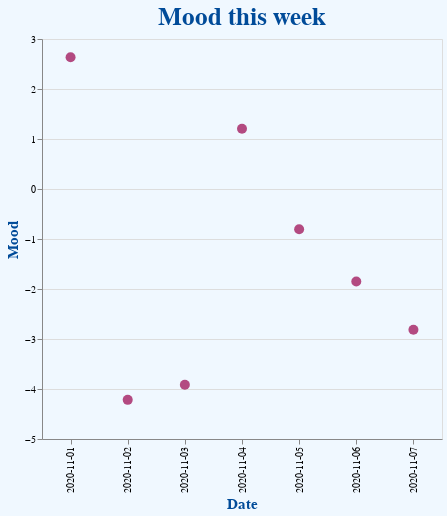

Notebook code cell kept with this figure:
### Code cell
alt.Chart(mood_df,title="Mood this week").mark_circle(size=100,color=mark_col).encode(
    x=alt.X('short_date',title='Date'), #change the axis title
    y=alt.Y('mood1',title='Mood')
).properties(width=400,height=400).configure(background=background_col).configure_title(
    fontSize=25,color=title_col).configure_axis(
    titleFontSize=15,titleColor=title_col)

### Figure 1 — Vega-Lite specification as saved in the notebook (floating-point values rounded to 4 significant figures)
{"config": {"view": {"continuousWidth": 400, "continuousHeight": 300}, "axis": {"titleColor": "#004B99", "titleFontSize": 15}, "background": "aliceblue", "title": {"color": "#004B99", "fontSize": 25}}, "data": {"name": "data-aaa773057418805104f623706b646e45"}, "mark": {"type": "circle", "color": "#99004B", "size": 100}, "encoding": {"x": {"type": "nominal", "field": "short_date", "title": "Date"}, "y": {"type": "quantitative", "field": "mood1", "title": "Mood"}}, "height": 400, "title": "Mood this week", "width": 400, "$schema": "https://vega.github.io/schema/vega-lite/v4.8.1.json", "datasets": {"data-aaa773057418805104f623706b646e45": [{"date": "2020-11-01T00:00:00", "mood1": 2.635, "mood2": -8.339, "mood_sum": -16.68, "short_date": "2020-11-01"}, {"date": "2020-11-02T00:00:00", "mood1": -4.217, "mood2": -2.532, "mood_sum": -5.064, "short_date": "2020-11-02"}, {"date": "2020-11-03T00:00:00", "mood1": -3.915, "mood2": -4.54, "mood_sum": -9.079, "short_date": "2020-11-03"}, {"date": "2020-11-04T00:00:00", "mood1": 1.204, "mood2": -4.061, "mood_sum": -8.121, "short_date": "2020-11-04"}, {"date": "2020-11-05T00:00:00", "mood1": -0.8036, "mood2": -8.639, "mood_sum": -17.28, "short_date": "2020-11-05"}, {"date": "2020-11-06T00:00:00", "mood1": -1.848, "mood2": -4.714, "mood_sum": -9.429, "short_date": "2020-11-06"}, {"date": "2020-11-07T00:00:00", "mood1": -2.814, "mood2": -6.975, "mood_sum": -13.95, "short_date": "2020-11-07"}]}}
